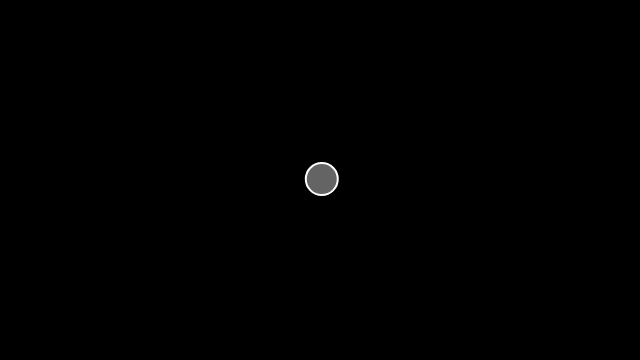
Frame 1 (no input)
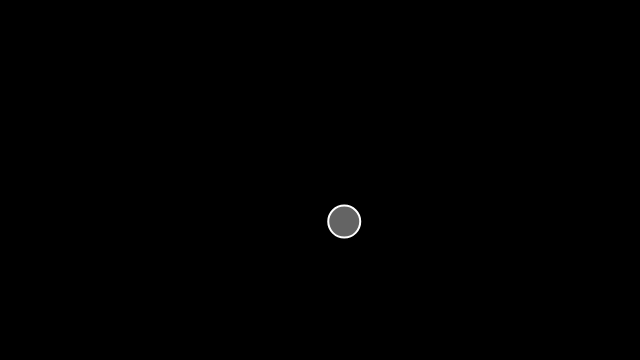
Frame 60 (no input)
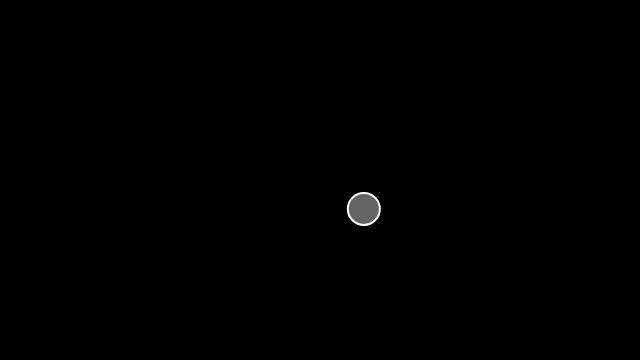
Frame 120 (the mouse pressed at the canvas centre since frame 60)

The p5.js sketch that drew these frames (run headless with seeded random() and noise() and a simulated clock; from frame 60 on, the mouse is pressed at the canvas centre):

// p5.js sketch
// ── sketch.js
let mover;

function setup(){
  createCanvas(640, 360);
  mover = new Mover(width/2, height/2);
}

function draw(){
  background(0);
  mover.update();
  mover.show();
}

class Mover{
  constructor(x, y){
    this.pos = createVector(x, y);
    this.vel = p5.Vector.random2D();
    this.vel.mult(random(3));
  }
  update(){
    this.acc = p5.Vector.random2D();
    this.vel.add(this.acc);
    //속도가 무한히 증가하는 것을 방지
    this.vel.limit(2);
    //새로운 position
    this.pos.add(this.vel);
  }
  show(){
    stroke(255);
    strokeWeight(2);
    fill(266, 100);
    ellipse(this.pos.x, this.pos.y, 32, 32);
  }
}
